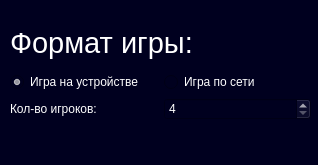
<?xml version="1.0" encoding="UTF-8"?>
<ui version="4.0">
 <class>SettingsWindow</class>
 <widget class="QWidget" name="SettingsWindow">
  <property name="geometry">
   <rect>
    <x>0</x>
    <y>0</y>
    <width>318</width>
    <height>165</height>
   </rect>
  </property>
  <property name="windowTitle">
   <string>Settings</string>
  </property>
  <property name="styleSheet">
   <string notr="true">background-color: rgb(0, 0, 31);</string>
  </property>
  <widget class="QWidget" name="verticalLayoutWidget">
   <property name="geometry">
    <rect>
     <x>10</x>
     <y>20</y>
     <width>301</width>
     <height>100</height>
    </rect>
   </property>
   <layout class="QVBoxLayout" name="verticalLayout">
    <item>
     <widget class="QLabel" name="label">
      <property name="font">
       <font>
        <pointsize>22</pointsize>
       </font>
      </property>
      <property name="styleSheet">
       <string notr="true">color: rgb(255, 255, 255);</string>
      </property>
      <property name="text">
       <string>Формат игры:</string>
      </property>
     </widget>
    </item>
    <item>
     <layout class="QHBoxLayout" name="horizontalLayout">
      <item>
       <widget class="QRadioButton" name="radioButton">
        <property name="styleSheet">
         <string notr="true">color: rgb(255, 255, 255);</string>
        </property>
        <property name="text">
         <string>Игра на устройстве</string>
        </property>
        <property name="checked">
         <bool>true</bool>
        </property>
       </widget>
      </item>
      <item>
       <widget class="QRadioButton" name="radioButton_2">
        <property name="styleSheet">
         <string notr="true">color: rgb(255, 255, 255);</string>
        </property>
        <property name="text">
         <string>Игра по сети</string>
        </property>
       </widget>
      </item>
     </layout>
    </item>
    <item>
     <layout class="QHBoxLayout" name="horizontalLayout_5">
      <item>
       <widget class="QLabel" name="label_2">
        <property name="styleSheet">
         <string notr="true">color: rgb(255, 255, 255);</string>
        </property>
        <property name="text">
         <string>Кол-во игроков:</string>
        </property>
       </widget>
      </item>
      <item>
       <widget class="QSpinBox" name="number_players">
        <property name="styleSheet">
         <string notr="true">color: rgb(255, 255, 255);</string>
        </property>
        <property name="minimum">
         <number>4</number>
        </property>
        <property name="maximum">
         <number>8</number>
        </property>
       </widget>
      </item>
     </layout>
    </item>
   </layout>
  </widget>
 </widget>
 <resources/>
 <connections/>
</ui>
